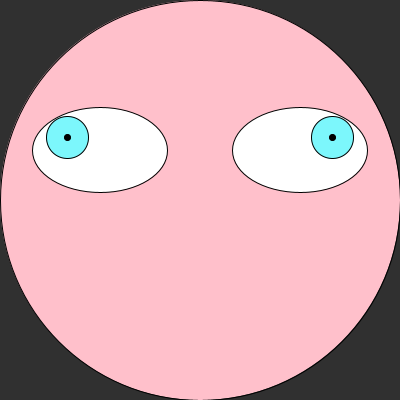
Frame 1 (no input)
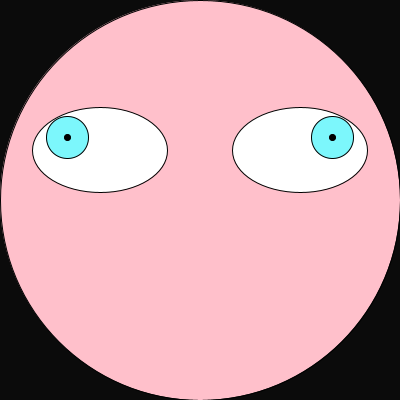
Frame 60 (the mouse pressed at the canvas centre just before this capture)
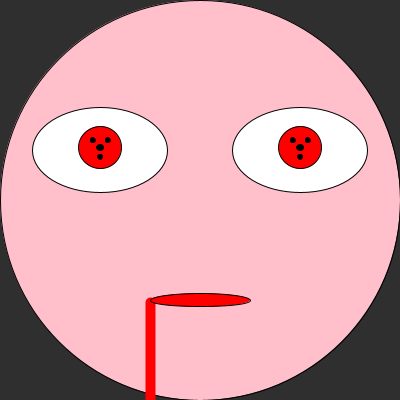
Frame 120 (the mouse held since frame 60 and released just before this capture)

The Processing sketch that drew these frames (run headless with seeded random() and noise(); from frame 60 on, the mouse is pressed at the canvas centre):

// Processing sketch: processing_164626
// ── processing_164626.pde

void setup(){
  size(400,400);
}

void draw(){
  background(random(75));
  stroke(0);
  fill(255,192,203);
  float eyeLeftX = constrain(map(mouseX,0,width,67.5,132.5),67.5,132.5);
  float eyeLeftY = constrain(map(mouseY,0,height,132.5,162.5),137.5,162.5);
  float eyeRightX = constrain(map(-mouseX+400,0,width,267.5,332.5),267.5,332.5);
  float eyeRightY = constrain(map(mouseY,0,height,132.5,162.5),137.5,162.5);
  float mouthX = constrain(mouseX,0,400);
  float mouthY = constrain(mouseY,0,400);
  ellipse(200,200,400,400);
  fill(255);
  ellipse(100,150,135,85);
  ellipse(300,150,135,85);
  stroke(0);
  if (mousePressed){
    fill(255,0,0);
  } else {
    fill(124,247,252);
  }
  
  ellipse(eyeLeftX,eyeLeftY,42.5,42.5);
  ellipse(eyeRightX,eyeRightY,42.5,42.5);
  fill(0);
  ellipse(eyeLeftX,eyeLeftY,6.5,6.5);
  ellipse(eyeRightX,eyeRightY,6.5,6.5);
  if (mousePressed){
    fill(0);
    stroke(0);
    ellipse(eyeLeftX-7.5,eyeLeftY-7.5,5,5);
    ellipse(eyeLeftX+7.5,eyeLeftY-7.5,5,5);
    ellipse(eyeLeftX,eyeLeftY+9,5,5);
    ellipse(eyeRightX-7.5,eyeRightY-7.5,5,5);
    ellipse(eyeRightX+7.5,eyeRightY-7.5,5,5);
    ellipse(eyeRightX,eyeRightY+9,5,5);
    fill(255,0,0);
    stroke(255,0,0);
    strokeWeight(10);
    line(200-mouthX/4,302,200-mouthX/4,400);
    fill(255,0,0);
    stroke(0);
    strokeWeight(1);
    ellipse(200,300,mouthX/2,mouthY/15);
  } else {
    fill(255);
    stroke(0);
    ellipse(200,300,mouthX/2,mouthY/15);
  }
}
